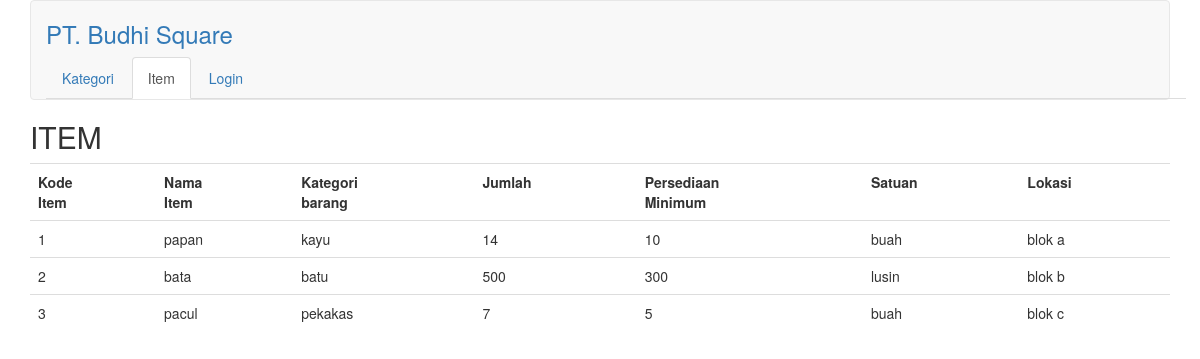
The page / on the database its author committed.
### tables this page shows
CREATE TABLE `gudang` (
  `id` int(11) NOT NULL,
  `nama` varchar(50) NOT NULL,
  `jumlah` int(11) NOT NULL,
  `stok_min` int(11) NOT NULL,
  `satuan` varchar(20) NOT NULL,
  `lokasi` varchar(30) NOT NULL,
  `kategori` varchar(30) NOT NULL
);

### controller/functions.php (called while the page is built, shortened)
<?php
$db = mysqli_connect("localhost", "root", "", "barang");
function query($query) {
	global $db;
	$result = mysqli_query($db, $query);
	$rows = [];
	while($row = mysqli_fetch_assoc($result)) {
		$rows[] = $row;
	}
	return $rows;
}
?>

### index.php (the view, shortened to what this page needs)
<?php
require 'controller/functions.php';
$barang = query("SELECT * FROM gudang");
?>
<!DOCTYPE html>
<html>
<head>
	<link rel="stylesheet" href="bootstrap.min.css">
</head>
<body class="container">
<nav class="navbar navbar-default">
		  <div class="container">
				<h3 id="brand"><a href="index.php">PT. Budhi Square</a></h3>
				<ul class="nav nav-tabs">
				  <li role="presentation"><a href="view kategori.php">Kategori</a></li>
				  <li role="presentation" class="active"><a href="index.php">Item</a></li>
				  <li role="presentation"><a href="login.php">Login</a></li>
				</ul>
		  </div>
</nav>
<h2>ITEM</h2>
<table class="table table-hover" align="center" cellpadding="10" cellspacing="0" width="75%">
	<tr algin="center">
		<th algin="center">Kode<br>Item</th>
		<th algin="center">Nama<br>Item</th>
		<th algin="center">Kategori<br>barang</th>
		<th algin="center">Jumlah</th>
		<th algin="center">Persediaan<br>Minimum</th>
		<th algin="center">Satuan</th>
		<th algin="center">Lokasi</th>
	</tr>
	<?php foreach ($barang as $row) : ?>
	<tr>
		<td><?php echo $row["id"]; ?></td>
		<td><?php echo $row["nama"]; ?></td>
		<td><?php echo $row["kategori"]; ?></td>
		<td><?php echo $row["jumlah"]; ?></td>
		<td><?php echo $row["stok_min"]; ?></td>
		<td><?php echo $row["satuan"]; ?></td>
		<td><?php echo $row["lokasi"]; ?></td>
	</tr>
	<?php endforeach; ?>
</table><br><br>
</body>
</html>

### rows shown on the page
gudang: id "1", nama "papan", kategori "kayu", jumlah "14", stok_min "10", satuan "buah", lokasi "blok a"
gudang: id "2", nama "bata", kategori "batu", jumlah "500", stok_min "300", satuan "lusin", lokasi "blok b"
gudang: id "3", nama "pacul", kategori "pekakas", jumlah "7", stok_min "5", satuan "buah", lokasi "blok c"
